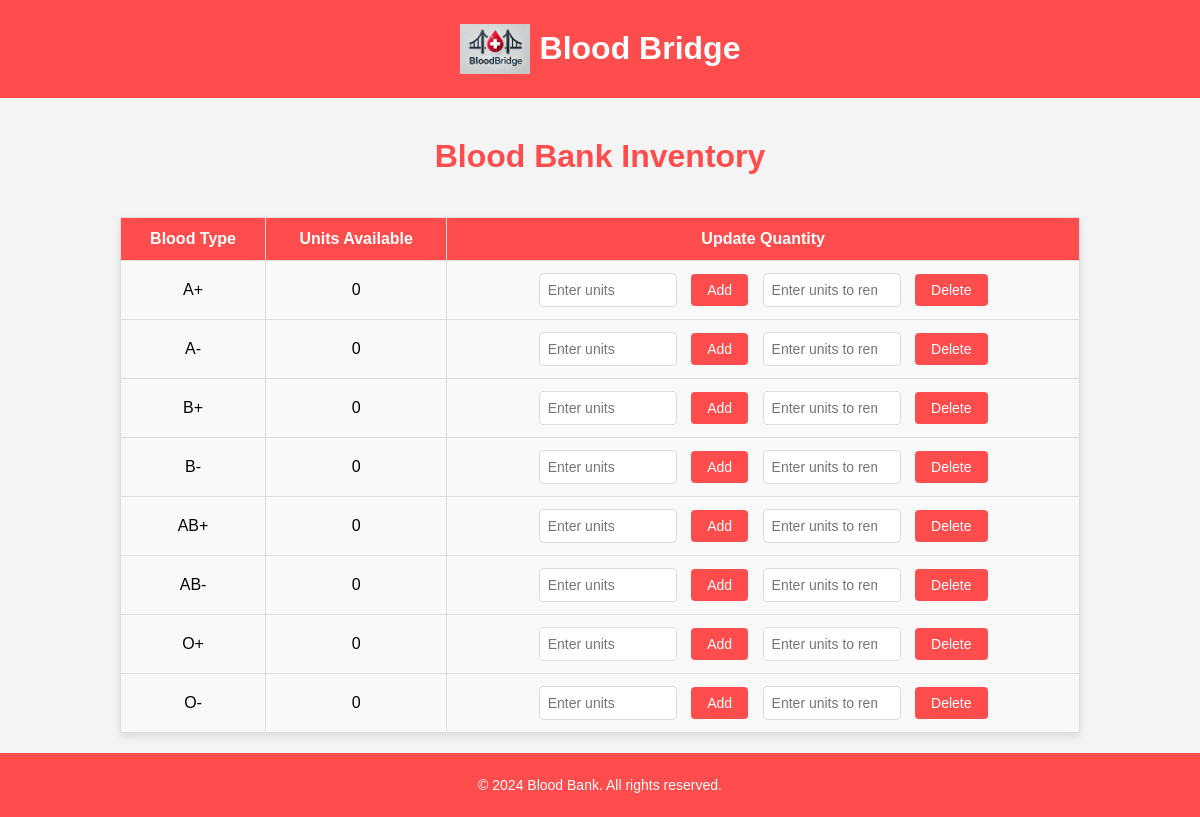
/inventory (signed in), run on an earlier commit of the app's database.
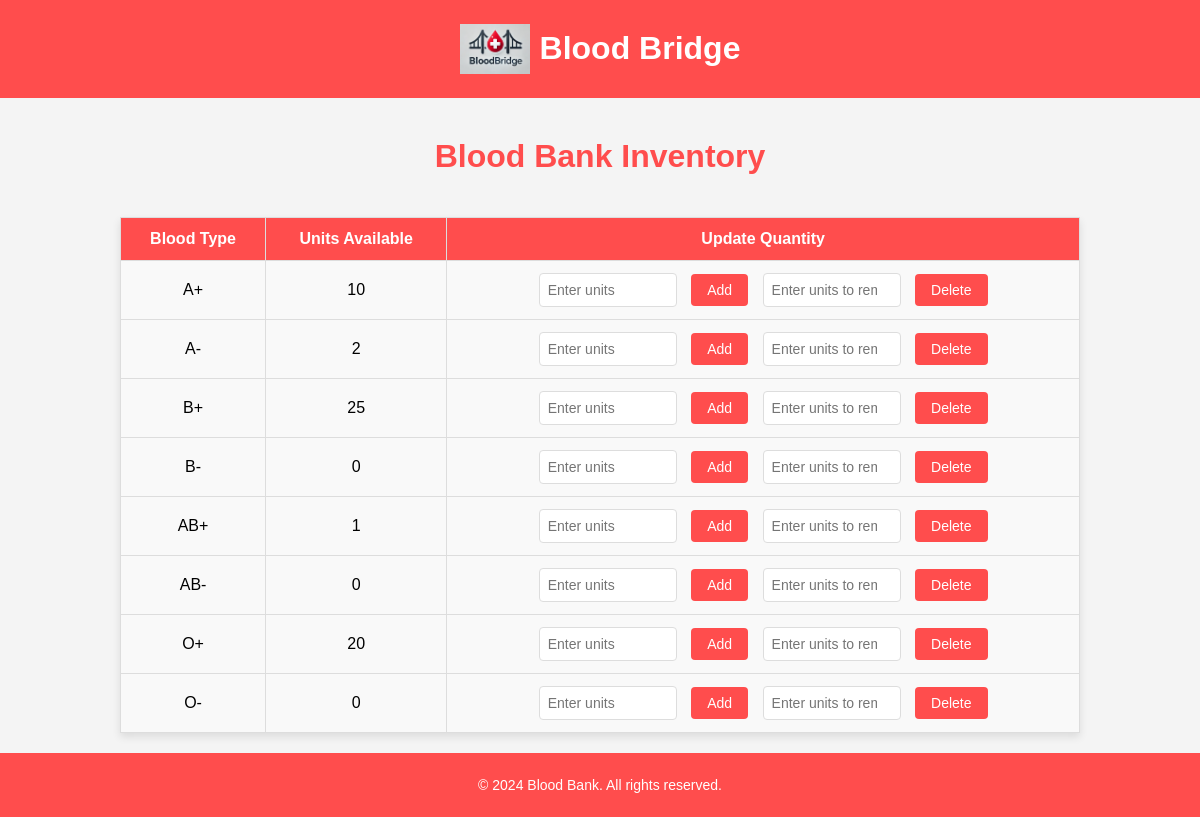
And on a later commit of the database.
### tables this page shows
CREATE TABLE blood_bank_2 (
                blood_type TEXT PRIMARY KEY,
                number_of_units INTEGER NOT NULL DEFAULT 0
            );

### app.py (the view)
@app.route('/inventory')
def inventory():
    email = session.get('user_email')
    if not email:
        flash("Please log in first.", "danger")
        return redirect(url_for('login'))
    conn = get_db_connection()
    user = conn.execute('SELECT * FROM main_table WHERE email = ?', (email,)).fetchone()
    conn.close()
    if user:
        bloodbank_id = user['id']
        blood_bank_table_name = f'blood_bank_{bloodbank_id}'
        conn = get_db_connection()
        inventory_data = conn.execute(f'SELECT * FROM {blood_bank_table_name}').fetchall()
        conn.close()
        return render_template('inventory.html',
                               inventory=inventory_data,
                               bloodbank_id=bloodbank_id)
    else:
        flash("User details not found.", "danger")
        return redirect(url_for('login'))

### app.py (called while the page is built)
def get_db_connection():
    conn = sqlite3.connect('blood_bank.db')
    conn.row_factory = sqlite3.Row
    return conn

### templates/inventory.html (shortened to what this page needs)
<!DOCTYPE html>
<html lang="en">
<head>
</head>
<body>
    <header>
        <div class="logo-container">
            <img src="/static/images/logo.png" alt="Blood Bank Logo" class="logo-img">
        </div>
        <div class="htext">
            <h1>Blood Bridge</h1>
        </div>
    </header>
    <h1>Blood Bank Inventory</h1>
    <table border="1">
        <tr>
            <th>Blood Type</th>
            <th>Units Available</th>
            <th>Update Quantity</th>
        </tr>
        {% for row in inventory %}
        <tr>
            <td>{{ row['blood_type'] }}</td>
            <td>{{ row['number_of_units'] }}</td>
            <td>
                <form method="POST" action="/update_inventory/{{ bloodbank_id }}">
                    <input type="number" name="units" placeholder="Enter units" required>
                    <button type="submit">Add</button>
                </form>
                <form method="POST" action="/delete_inventory/{{ bloodbank_id }}">
                    <input type="number" name="units" placeholder="Enter units to remove" required>
                    <button type="submit">Delete</button>
                </form>
            </td>
        </tr>
        {% endfor %}
    </table>
    <footer>
        <p>&copy; 2024 Blood Bank. All rights reserved.</p>
    </footer>
</body>
</html>

What changed in the data, as far as the page shows it:
changed blood_bank_2 "A+": number_of_units "0" → "10"
changed blood_bank_2 "A-": number_of_units "0" → "2"
changed blood_bank_2 "B+": number_of_units "0" → "25"
changed blood_bank_2 "AB+": number_of_units "0" → "1"
changed blood_bank_2 "O+": number_of_units "0" → "20"
